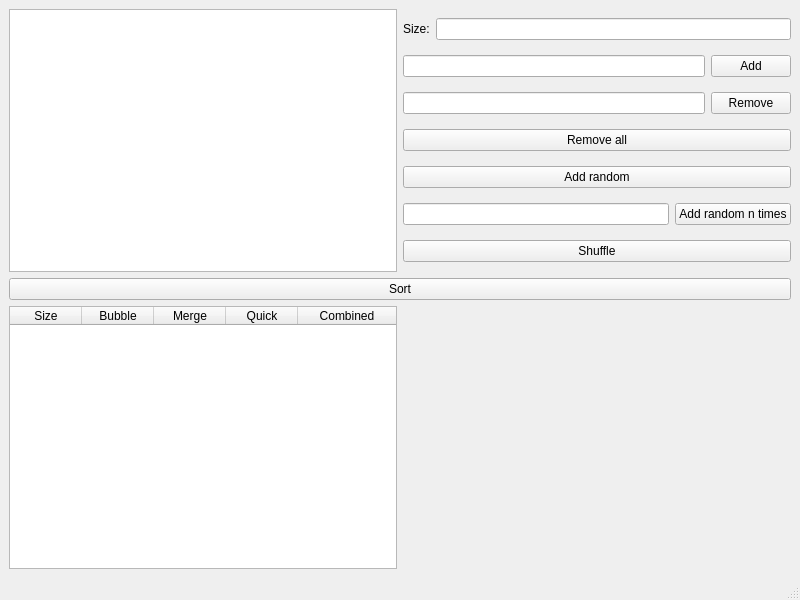
<?xml version="1.0" encoding="UTF-8"?>
<ui version="4.0">
 <class>MainWindow</class>
 <widget class="QMainWindow" name="MainWindow">
  <property name="geometry">
   <rect>
    <x>0</x>
    <y>0</y>
    <width>800</width>
    <height>600</height>
   </rect>
  </property>
  <property name="windowTitle">
   <string>MainWindow</string>
  </property>
  <widget class="QWidget" name="centralwidget">
   <layout class="QVBoxLayout" name="verticalLayout_2">
    <item>
     <layout class="QHBoxLayout" name="horizontalLayout_7">
      <item>
       <widget class="QTextBrowser" name="vectorBrowser"/>
      </item>
      <item>
       <layout class="QVBoxLayout" name="verticalLayout">
        <item>
         <layout class="QHBoxLayout" name="horizontalLayout">
          <item>
           <widget class="QLabel" name="label">
            <property name="text">
             <string>Size:</string>
            </property>
           </widget>
          </item>
          <item>
           <widget class="QLineEdit" name="sizeLine">
            <property name="alignment">
             <set>Qt::AlignRight|Qt::AlignTrailing|Qt::AlignVCenter</set>
            </property>
            <property name="readOnly">
             <bool>true</bool>
            </property>
           </widget>
          </item>
         </layout>
        </item>
        <item>
         <layout class="QHBoxLayout" name="horizontalLayout_2">
          <item>
           <widget class="QLineEdit" name="addLine">
            <property name="alignment">
             <set>Qt::AlignRight|Qt::AlignTrailing|Qt::AlignVCenter</set>
            </property>
           </widget>
          </item>
          <item>
           <widget class="QPushButton" name="addButton">
            <property name="text">
             <string>Add</string>
            </property>
           </widget>
          </item>
         </layout>
        </item>
        <item>
         <layout class="QHBoxLayout" name="horizontalLayout_3">
          <item>
           <widget class="QLineEdit" name="removeLine">
            <property name="alignment">
             <set>Qt::AlignRight|Qt::AlignTrailing|Qt::AlignVCenter</set>
            </property>
           </widget>
          </item>
          <item>
           <widget class="QPushButton" name="removeButton">
            <property name="text">
             <string>Remove</string>
            </property>
           </widget>
          </item>
         </layout>
        </item>
        <item>
         <widget class="QPushButton" name="removeAllButton">
          <property name="text">
           <string>Remove all</string>
          </property>
         </widget>
        </item>
        <item>
         <layout class="QHBoxLayout" name="horizontalLayout_5">
          <item>
           <widget class="QPushButton" name="addRandButton">
            <property name="text">
             <string>Add random</string>
            </property>
           </widget>
          </item>
         </layout>
        </item>
        <item>
         <layout class="QHBoxLayout" name="horizontalLayout_4">
          <item>
           <widget class="QLineEdit" name="addRandNLine">
            <property name="enabled">
             <bool>true</bool>
            </property>
            <property name="layoutDirection">
             <enum>Qt::LeftToRight</enum>
            </property>
            <property name="alignment">
             <set>Qt::AlignRight|Qt::AlignTrailing|Qt::AlignVCenter</set>
            </property>
           </widget>
          </item>
          <item>
           <widget class="QPushButton" name="addRandNButton">
            <property name="text">
             <string>Add random n times</string>
            </property>
           </widget>
          </item>
         </layout>
        </item>
        <item>
         <layout class="QHBoxLayout" name="horizontalLayout_6">
          <item>
           <widget class="QPushButton" name="shuffleButton">
            <property name="text">
             <string>Shuffle</string>
            </property>
           </widget>
          </item>
         </layout>
        </item>
       </layout>
      </item>
     </layout>
    </item>
    <item>
     <widget class="QPushButton" name="sortButton">
      <property name="text">
       <string>Sort</string>
      </property>
     </widget>
    </item>
    <item>
     <layout class="QHBoxLayout" name="horizontalLayout_8">
      <item>
       <widget class="QTableWidget" name="benchmarkTable">
        <attribute name="horizontalHeaderDefaultSectionSize">
         <number>72</number>
        </attribute>
        <attribute name="horizontalHeaderStretchLastSection">
         <bool>true</bool>
        </attribute>
        <column>
         <property name="text">
          <string>Size</string>
         </property>
        </column>
        <column>
         <property name="text">
          <string>Bubble</string>
         </property>
        </column>
        <column>
         <property name="text">
          <string>Merge</string>
         </property>
        </column>
        <column>
         <property name="text">
          <string>Quick</string>
         </property>
        </column>
        <column>
         <property name="text">
          <string>Combined</string>
         </property>
        </column>
       </widget>
      </item>
      <item>
       <widget class="QCustomPlot" name="graph" native="true">
        <property name="sizePolicy">
         <sizepolicy hsizetype="Expanding" vsizetype="Expanding">
          <horstretch>0</horstretch>
          <verstretch>0</verstretch>
         </sizepolicy>
        </property>
       </widget>
      </item>
     </layout>
    </item>
   </layout>
  </widget>
  <widget class="QMenuBar" name="menubar">
   <property name="geometry">
    <rect>
     <x>0</x>
     <y>0</y>
     <width>800</width>
     <height>21</height>
    </rect>
   </property>
  </widget>
  <widget class="QStatusBar" name="statusbar"/>
 </widget>
 <customwidgets>
  <customwidget>
   <class>QCustomPlot</class>
   <extends>QWidget</extends>
   <header>qcustomplot.h</header>
   <container>1</container>
  </customwidget>
 </customwidgets>
 <resources/>
 <connections/>
</ui>
